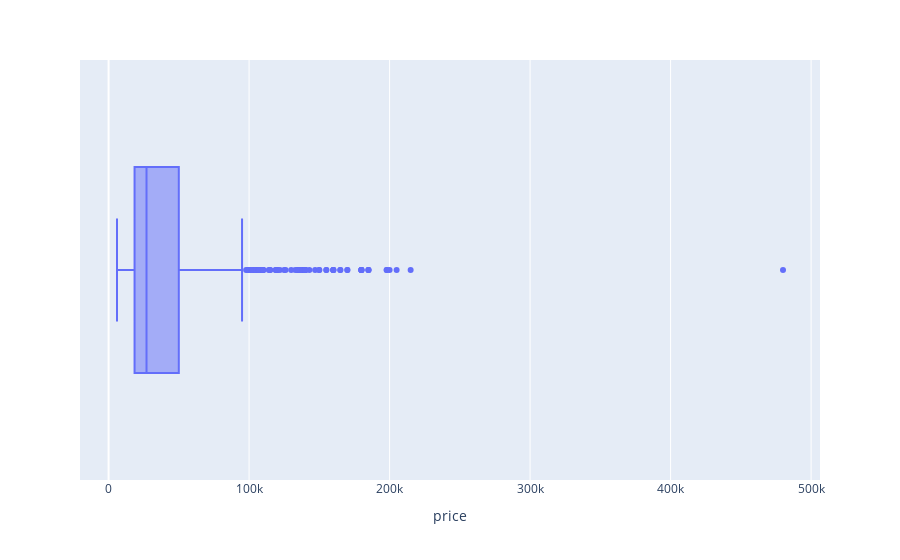

The code cell stored with this chart in its notebook:
### Code cell
px.box(data_frame=df,x='price')
# lots of outliers act according to brand name

### Figure 1 — Plotly figure (JSON) as saved in the notebook; plotly's stock layout.template omitted (floating-point values rounded to 4 significant figures; data arrays with more than 128 entries replaced by an {"elided": "..."} marker saying what was removed)
{"data": [{"alignmentgroup": "True", "hovertemplate": "price=%{x}<extra></extra>", "legendgroup": "", "marker": {"color": "#636efa"}, "name": "", "notched": false, "offsetgroup": "", "orientation": "h", "showlegend": false, "type": "box", "x": {"elided": "966 int values"}, "x0": " ", "xaxis": "x", "y0": " ", "yaxis": "y"}], "layout": {"boxmode": "group", "legend": {"tracegroupgap": 0}, "margin": {"t": 60}, "xaxis": {"anchor": "y", "domain": [0, 1], "title": {"text": "price"}}, "yaxis": {"anchor": "x", "domain": [0, 1]}}}
